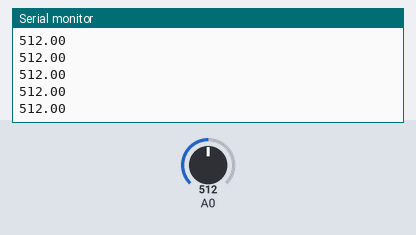
Simulated run of this sketch. Board: Arduino Uno, built with avr-gcc and run on an emulated ATmega328P. On the bench: the last lines printed to the serial monitor. Inputs (shaded band) come from the test bench; at power-on: A0 = 512.

Above: at 1.2 s.
1.3 s: A0 set to 490
At 2.4 s:
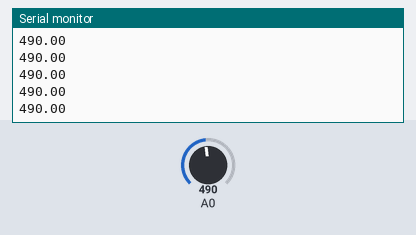
2.8 s: A0 set to 510
At 3.8 s:
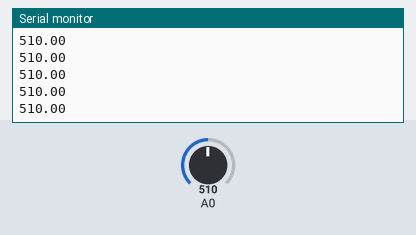
Timing chart, 0 to 5.8 s (numbered marks = the images above; inputs shaded):
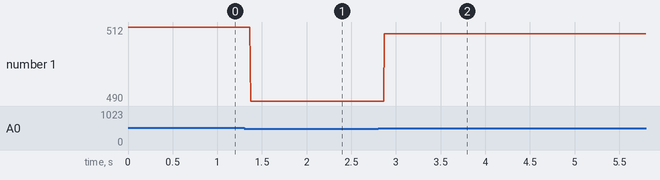

The sketch:

MQ-3_5_Gas_sensor.ino
```cpp
void setup() {
  pinMode(A0,INPUT);
  Serial.begin(9600);


}
float val;

void loop() {
  val = analogRead(A0);
  Serial.println(val);

if (val>500){
  digitalWrite(13,HIGH);
}
else{
    digitalWrite(13,LOW);

}
}
```

Measured:
- after the input at 1.3 s, the serial monitor: prints a new line after 0.07 s (image 1)
- after the input at 2.8 s, the serial monitor: prints a new line after 0.07 s (image 2)
- plotted number 1: 512 → 490 after the input at 1.3 s, 490 → 510 after the input at 2.8 s
